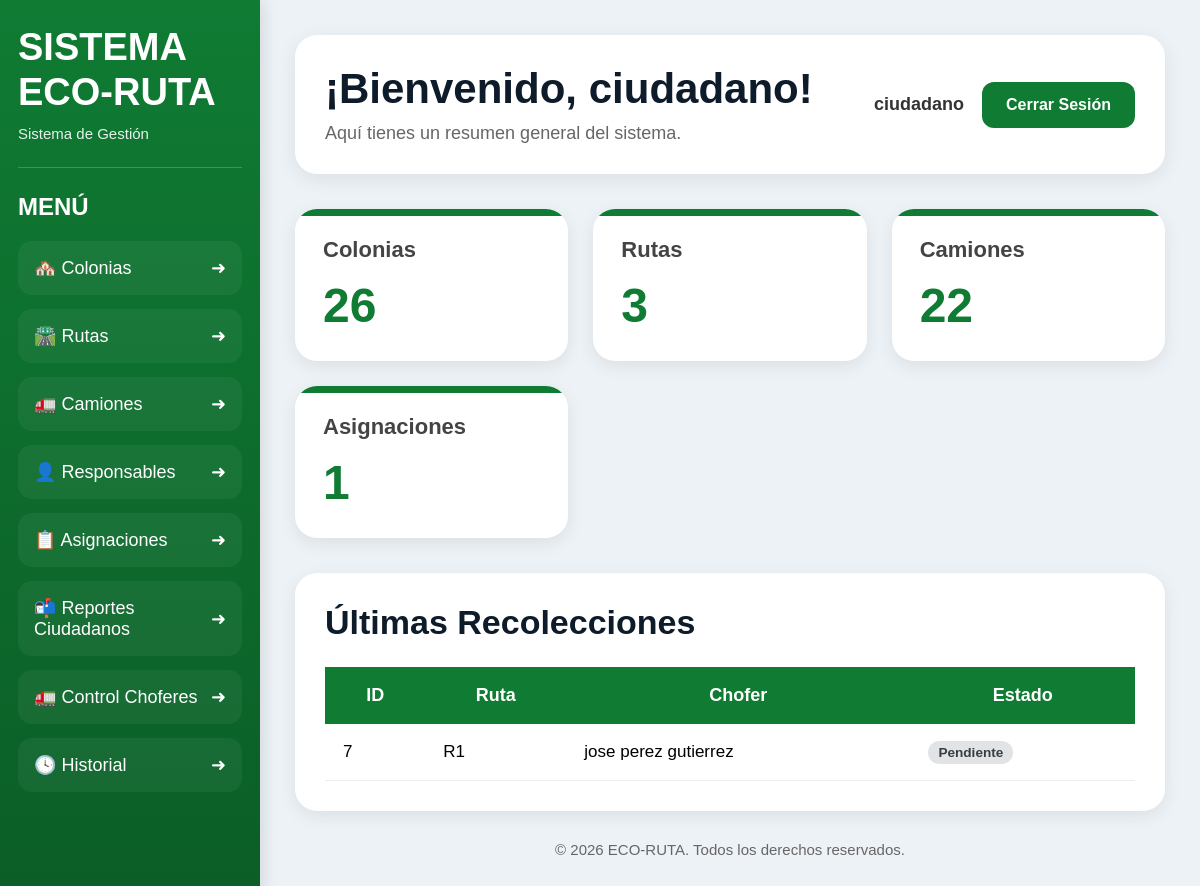
The page /index (signed in) on the database its author committed.
### tables this page shows
CREATE TABLE asignacion (

    id_asignacion INTEGER PRIMARY KEY AUTOINCREMENT,

    fecha TEXT NOT NULL,

    id_responsable INTEGER NOT NULL,

    id_ruta INTEGER NOT NULL,

    id_camion INTEGER NOT NULL, hora_fin TEXT, comentario_chofer TEXT DEFAULT '', estado TEXT DEFAULT 'Pendiente',

    FOREIGN KEY (id_responsable)
        REFERENCES responsable(id_responsable)
        ON UPDATE CASCADE
        ON DELETE RESTRICT,

    FOREIGN KEY (id_ruta)
        REFERENCES ruta(id_ruta)
        ON UPDATE CASCADE
        ON DELETE RESTRICT,

    FOREIGN KEY (id_camion)
        REFERENCES camion(id_camion)
        ON UPDATE CASCADE
        ON DELETE RESTRICT

);

CREATE TABLE "ruta" (
        id_ruta      INTEGER PRIMARY KEY AUTOINCREMENT,
        nombre_ruta  TEXT NOT NULL,
        descripcion  TEXT,
        distancia_km REAL NOT NULL,
        id_colonia   INTEGER
    );

CREATE TABLE responsable (

    id_responsable INTEGER PRIMARY KEY AUTOINCREMENT,

    nombre TEXT NOT NULL,

    cargo TEXT,

    telefono TEXT,

    licencia TEXT

);

### app.py (the view)
@app.route('/index')
def index():
    if 'usuario' not in session:
        return redirect('/')
    conexion = sqlite3.connect('eco_ruta.db')
    conexion.row_factory = sqlite3.Row
    cursor = conexion.cursor()
    cursor.execute("SELECT COUNT(*) FROM colonia")
    colonias_count = cursor.fetchone()[0]
    cursor.execute("SELECT COUNT(*) FROM ruta")
    rutas_count = cursor.fetchone()[0]
    cursor.execute("SELECT COUNT(*) FROM camion")
    camiones_count = cursor.fetchone()[0]
    cursor.execute("SELECT COUNT(*) FROM asignacion")
    asignaciones_count = cursor.fetchone()[0]
    cursor.execute("""

        SELECT

            a.id_asignacion,
            a.fecha,

            r.nombre_ruta AS ruta,

            resp.nombre AS chofer,

            COALESCE(cc.estado, 'Pendiente') AS estado

        FROM asignacion a

        INNER JOIN ruta r
        ON a.id_ruta = r.id_ruta

        INNER JOIN responsable resp
        ON a.id_responsable = resp.id_responsable

        LEFT JOIN control_chofer cc
        ON a.id_asignacion = cc.id_asignacion

        ORDER BY a.id_asignacion DESC

    """)
    recolecciones = cursor.fetchall()
    conexion.close()
    return render_template(
        'index.html',
        rol=session['rol'],
        colonias_count=colonias_count,
        rutas_count=rutas_count,
        camiones_count=camiones_count,
        asignaciones_count=asignaciones_count,
        recolecciones=recolecciones
    )

### templates/index.html (shortened to what this page needs)
<!DOCTYPE html>
<html lang="es">
<head>
    <link
        rel="stylesheet"
        href="{{ url_for('static', filename='css/index.css') }}"
    >
</head>
<body>
<div class="contenedor">
    <div class="sidebar">
        <div class="logo">
            <h1>SISTEMA ECO-RUTA</h1>
            <p>Sistema de Gestión</p>
        </div>
        <div class="linea"></div>
        <div class="menu">
            <h2>MENÚ</h2>
            <ul>
                <li>
                    <a href="/colonias">
                        <span>🏘️ Colonias</span>
                        ➜
                    </a>
                </li>
                <li>
                    <a href="/rutas">
                        <span>🛣️ Rutas</span>
                        ➜
                    </a>
                </li>
                <li>
                    <a href="/camiones">
                        <span>🚛 Camiones</span>
                        ➜
                    </a>
                </li>
                <li>
                    <a href="/responsables">
                        <span>👤 Responsables</span>
                        ➜
                    </a>
                </li>
                <li>
                    <a href="/asignaciones">
                        <span>📋 Asignaciones</span>
                        ➜
                    </a>
                </li>
                <li>
                    <a href="/admin/reportes_ciudadanos">
                        <span>📬 Reportes Ciudadanos</span>
                        ➜
                    </a>
                </li>
                <li>
                    <a href="/control_admin">
                        <span>🚛 Control Choferes</span>
                        ➜
                    </a>
                </li>
                <li>
                    <a href="/historial">
                        <span>🕓 Historial</span>
                        ➜
                    </a>
                </li>
            </ul>
        </div>
    </div>
    <div class="contenido">
        <div class="navbar">
            <div>
                <h1>
                    ¡Bienvenido, {{ rol }}!
                </h1>
                <p>
                    Aquí tienes un resumen general del sistema.
                </p>
            </div>
            <div class="usuario">
                <span>
                    {{ rol }}
                </span>
                <a href="/cerrar_sesion">
                    <button>
                        Cerrar Sesión
                    </button>
                </a>
            </div>
        </div>
        <div class="cards">
            <a href="/colonias" class="card">
                <h3>Colonias</h3>
                <p>{{ colonias_count }}</p>
            </a>
            <a href="/rutas" class="card">
                <h3>Rutas</h3>
                <p>{{ rutas_count }}</p>
            </a>
            <a href="/camiones" class="card">
                <h3>Camiones</h3>
                <p>{{ camiones_count }}</p>
            </a>
            <a href="/asignaciones" class="card">
                <h3>Asignaciones</h3>
                <p>{{ asignaciones_count }}</p>
            </a>
        </div>
        <div class="tabla">
            <h2>Últimas Recolecciones</h2>
            <table>
                <thead>
                    <tr>
                        <th>ID</th>
                        <th>Ruta</th>
                        <th>Chofer</th>
                        <th>Estado</th>
                    </tr>
                </thead>
                <tbody>
                    {% for r in recolecciones %}
                    <tr>
                        <td>{{ r.id_asignacion }}</td>
                        <td>{{ r.ruta }}</td>
                        <td>{{ r.chofer }}</td>
                        <td>
    <span class="estado
        {% if r.estado == 'Completado' %}estado-completado
        {% elif r.estado == 'En curso' %}estado-encurso
        {% elif r.estado == 'Cancelado' %}estado-cancelado
        {% else %}estado-pendiente{% endif %}">
        {{ r.estado or 'Pendiente' }}
    </span>
</td>
                    </tr>
                    {% endfor %}
                </tbody>
            </table>
        </div>
        <div class="footer">
            © 2026 ECO-RUTA.
            Todos los derechos reservados.
        </div>
    </div>
</div>
</body>
</html>

### static/css/index.css (style rules this page uses)
* { margin:0; padding:0; box-sizing:border-box; font-family:Arial, Helvetica, sans-serif; }
body { background:#edf2f7; }
.contenedor { display:flex; min-height:100vh; }
.sidebar { width:260px; background:linear-gradient( 180deg, #0f7b33, #0b5e27 ); color:white; padding:25px 18px; position:fixed; height:100%; overflow:auto; box-shadow:4px 0 15px rgba(0,0,0,0.1); }
.logo h1 { font-size:38px; line-height:45px; margin-bottom:10px; font-weight:bold; }
.logo p { opacity:0.9; font-size:15px; }
.linea { height:1px; background:rgba(255,255,255,0.2); margin:25px 0; }
.menu h2 { margin-bottom:20px; font-size:24px; }
.menu ul { list-style:none; }
.menu ul li { margin-bottom:14px; }
.menu ul li a { text-decoration:none; color:white; display:flex; justify-content:space-between; align-items:center; padding:16px; border-radius:14px; transition:0.3s; background:rgba(255,255,255,0.05); font-size:18px; }
.contenido { margin-left:260px; width:100%; padding:35px; }
.navbar { background:white; padding:30px; border-radius:22px; display:flex; justify-content:space-between; align-items:center; margin-bottom:35px; box-shadow:0 5px 20px rgba(0,0,0,0.08); }
.navbar h1 { font-size:42px; color:#0d1b2a; margin-bottom:10px; }
.navbar p { color:#666; font-size:18px; }
.usuario { display:flex; align-items:center; gap:18px; }
.usuario span { font-size:18px; font-weight:bold; color:#333; }
.usuario button { background:#0f7b33; color:white; border:none; padding:14px 24px; border-radius:12px; cursor:pointer; font-size:16px; font-weight:bold; transition:0.3s; }
.cards { display:grid; grid-template-columns:repeat(auto-fit,minmax(220px,1fr)); gap:25px; margin-bottom:35px; }
.card { background:white; padding:28px; border-radius:22px; box-shadow:0 5px 18px rgba(0,0,0,0.08); transition:0.3s; position:relative; overflow:hidden; text-decoration:none; cursor:pointer; }
.card h3 { color:#444; }
.card p { color:#0f7b33; }
.card::before { content:""; position:absolute; top:0; left:0; width:100%; height:7px; background:#0f7b33; }
.card h3 { color:#444; margin-bottom:15px; font-size:22px; }
.card p { font-size:48px; font-weight:bold; color:#0f7b33; }
.tabla { background:white; padding:30px; border-radius:22px; box-shadow:0 5px 18px rgba(0,0,0,0.08); }
.tabla h2 { margin-bottom:25px; color:#0d1b2a; font-size:34px; }
table { width:100%; border-collapse:collapse; }
thead { background:#0f7b33; color:white; }
thead th { padding:18px; font-size:18px; }
tbody td { padding:18px; border-bottom:1px solid #eee; font-size:17px; }
.estado { padding:8px 14px; border-radius:20px; font-size:14px; font-weight:bold; }
.footer { margin-top:30px; text-align:center; color:#666; font-size:15px; }
.estado { padding: 4px 10px; border-radius: 20px; font-weight: bold; font-size: 0.85rem; }
.estado-pendiente { background-color: #e2e3e5; color: #383d41; }

### rows shown on the page
asignacion: id_asignacion "7", ruta "R1", chofer "jose perez gutierrez", estado "Pendiente"

### other values the page prints
{{ rol }} "ciudadano"
{{ colonias_count }} "26"
{{ rutas_count }} "3"
{{ camiones_count }} "22"
{{ asignaciones_count }} "1"
